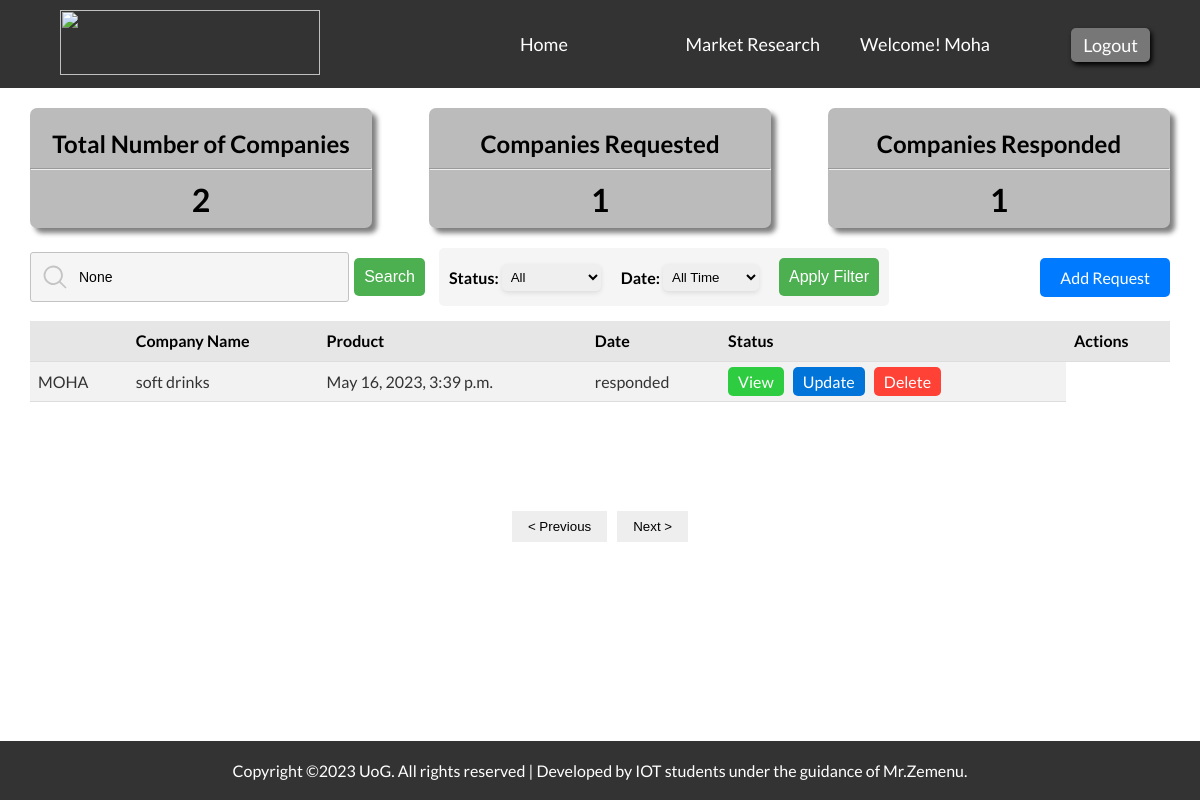
Page /researcher/search (signed in) on the committed database.
### researcher/models.py (models this page shows, shortened)
class Product(models.Model):
    Availability = (
        ('Yes','Yes'),
        ('No','No')
    )
    product_id = models.AutoField(primary_key=True)
    company_name = models.CharField(max_length=100)
    product_name = models.CharField(max_length=100)
    description = models.TextField(blank=True, null=True)
    quantity = models.IntegerField()
    unit = models.ForeignKey(Unit, on_delete=models.CASCADE, blank=True, null=True)
    price = models.DecimalField(max_digits=10, decimal_places=2, blank=True, null=True)
    total = models.DecimalField(max_digits=15, decimal_places=2, blank=True, null=True)
    availability = models.CharField(max_length=100, choices=Availability, blank=True, null=True)
    status = models.CharField(max_length=255, blank=True, null=True)
    remark = models.CharField(max_length=255, blank=True, null=True)
    date = models.DateTimeField(default=datetime.now)

### researcher/views.py (the view)
# urls.py: path('search', views.search, name='search'),
@login_required(login_url='signin')
def search(request):
    today = date.today()
    last_week = today - timedelta(days=7)
    last_month = today - timedelta(days=30)
    last_year = today - timedelta(days=365)
    products = Product.objects.order_by('-date')
    query = request.GET.get('search-input')
    status = request.GET.get('status')
    date_filter = request.GET.get('date')
    if query != '' and query is not None:
        products = products.filter(Q(company_name__icontains=query)).order_by('-date')
    if status != '' and status is not None:
        products = products.filter(Q(status__icontains=status)).order_by('-date')
    else:
        status = 'All'
    if date_filter == 'today':
        products = products.filter(date__date=today)
    elif date_filter == 'yesterday':
        products = products.filter(date__date=today - timedelta(days=1))
    elif date_filter == 'this-week':
        products = products.filter(date__date__gte=last_week)
    elif date_filter == 'last-week':
        products = products.filter(date__date__lt=last_week, date__date__gte=last_week - timedelta(days=7))
    elif date_filter == 'this-month':
        products = products.filter(date__date__gte=last_month)
    elif date_filter == 'last-month':
        products = products.filter(date__date__lt=last_month, date__date__gte=last_month - timedelta(days=30))
    elif date_filter == 'this-year':
        products = products.filter(date__date__year=today.year)
    elif date_filter == 'last-year':
        products = products.filter(date__date__lt=date(today.year, 1, 1), date__date__gte=date(today.year - 1, 1, 1))
    else:
        date_filter = 'All Time'
    company_count = Companie.objects.count()
    requested_count = Product.objects.filter(status='pending').count()
    responded_count = Product.objects.filter(status='responded').count()
    total_requested_count = requested_count + responded_count
    context = {
        'products': products,
        'company_count': company_count,
        'total_requested_count': total_requested_count,
        'responded_count': responded_count,
        'query': query,
        'status': status,
        'date_filter': date_filter
        }
    return render(request, 'market_research.html', context)

### templates/market_research.html (shortened to what this page needs)
{% load static %}
<!DOCTYPE html>
<html lang="en">
  <head>
    <link rel="stylesheet" href="{% static 'css/research.css' %}" />
  </head>
  <body>
    <header>
      <nav>
        <div class="logo">
          <img src="{% static 'img/UoG-Logo.png' %}" alt="" />
        </div>
        <ul>
          <li><a href="/">Home</a></li>
          <li><a href="{% url 'research' %}">Market Research</a></li>
          <li>Welcome! {{request.user.username|capfirst}}</li>
          <li><a href="{% url 'logout' %}">Logout</a></li>
        </ul>
      </nav>
    </header>
    <div class="main-container">
      <div class="display-info">
        <div class="card">
          <h2>Total Number of Companies</h2>
          <hr />
          <h1>{{ company_count }}</h1>
        </div>
        <div class="card">
          <h2>Companies Requested</h2>
          <hr />
          <h1>{{ total_requested_count }}</h1>
        </div>
        <div class="card">
          <h2>Companies Responded</h2>
          <hr />
          <h1>{{ responded_count }}</h1>
        </div>
      </div>
      <form action="{% url 'search' %}" method="get">
        <div class="search-filter-bar">
          <div class="search-container">
            <div class="search-field">
              <svg
                xmlns="http://www.w3.org/2000/svg"
                width="28"
                height="28"
                fill="#c5c4c4"
                viewBox="0 0 256 256"
              >
                <path
                  d="M229.66,218.34l-50.07-50.06a88.11,88.11,0,1,0-11.31,11.31l50.06,50.07a8,8,0,0,0,11.32-11.32ZM40,112a72,72,0,1,1,72,72A72.08,72.08,0,0,1,40,112Z"
                ></path>
              </svg>
              <input
                value="{{query}}"
                name="search-input"
                type="text"
                id="search-input"
                placeholder="Search by company name..."
              />
            </div>
            <button type="submit" id="search-btn">Search</button>
          </div>
          <div class="filter-bar">
            <div class="filter-group">
              <label for="status-filter">Status:</label>
              <select id="status-filter" name="status">
                <option selected disabled value="None">{{status}}</option>
              </select>
            </div>
            <div class="filter-group">
              <label for="date-filter">Date:</label>
              <select id="date-filter" name="date">
                <option selected disabled value="None">{{date_filter}}</option>
              </select>
            </div>
            <button id="apply-filter-btn">Apply Filter</button>
          </div>
          <a href="{% url 'request' %}" class="add-request-btn">Add Request</a>
        </div>
      </form>
      <div class="table-container">
        <table>
          <thead>
            <tr>
              <th></th>
              <th>Company Name</th>
              <th>Product</th>
              <th>Date</th>
              <th>Status</th>
              <th>Actions</th>
            </tr>
          </thead>
          <tbody>
            {% for product in products %}
            <tr>
              <td>{{ product.company_name }}</td>
              <td>{{ product.product_name }}</td>
              <td>{{ product.date|date:"M j, Y, g:i a" }}</td>
              <td>{{ product.status }}</td>
              <td class="actions-btns">
                <a
                  href="{% url 'detail' pk=product.product_id %}"
                  class="view-btn"
                  >View</a
                >
                <a
                  href="{% url 'update' pk=product.product_id %}"
                  class="update-btn"
                  >Update</a
                >
                <a
                  href="{% url 'delete' pk=product.product_id %}"
                  class="delete-btn"
                  >Delete</a
                >
              </td>
            </tr>
            {% endfor %}
          </tbody>
        </table>
      </div>
      <div class="pagination">
        <button class="prev-btn">&lt; Previous</button>
        <button class="next-btn">Next &gt;</button>
      </div>
    </div>
    <footer>
      <p class="my-2">
        Copyright ©2023 UoG. All rights reserved | Developed by IOT students
        under the guidance of Mr.Zemenu.
      </p>
    </footer>
  </body>
</html>

### static/css/research.css (style rules this page uses)
* { margin: 0; padding: 0; box-sizing: border-box; }
body { font-family: "Lato", sans-serif; height: 100%; }
header { background-color: #333; color: #fff; padding: 10px; }
nav { display: flex; align-items: center; gap: 200px; position: relative; }
nav .logo img { margin-left: 50px; width: 260px; height: 65px; }
nav ul { list-style: none; display: flex; justify-content: space-between; width: 300px; height: min-content; }
nav ul li { font-size: 18px; }
nav ul li a { color: #fff; text-decoration: none; }
nav ul li:nth-child(3) { position: absolute; right: 200px; }
nav ul li:nth-child(4) { position: absolute; right: 40px; top: 18px; padding: 6px 12px; background-color: #777777; border-radius: 5px; font-weight: 500; transition: all 0.2s ease-in-out; box-shadow: 2px 3px 5px #000; }
footer { position: absolute; bottom: 0; width: 100vw; background-color: #333; color: #fff; text-align: center; padding: 20px; }
.main-container { width: 95%; margin: 0 auto; margin-top: 20px; }
.display-info { width: 100%; height: 120px; display: flex; align-items: center; justify-content: space-between; margin-bottom: 20px; }
.card { height: 100%; width: 30%; background-color: #bbbbbb; text-align: center; border-radius: 7px; box-shadow: 5px 5px 5px rgba(0, 0, 0, 0.5); transition: all 0.2s ease-in-out; }
.card h2 { height: 50%; display: flex; align-items: center; justify-content: center; transform: translate(0, 5px); transition: all 0.2s ease-in-out; }
.card h1 { margin-top: 10px; }
.search-filter-bar { display: flex; align-items: center; margin-bottom: 15px; gap: 10px; }
.search-container { display: flex; align-items: center; gap: 5px; width: 35%; }
.search-field { border: 1px solid rgb(194, 194, 194); background-color: #f5f5f5; padding: 10px; border-radius: 3px; display: flex; align-items: center; width: 80%; height: 50px; }
#search-input { flex: 1; padding: 10px; font-size: 14px; border: none; background-color: #f5f5f5; }
#search-btn { background-color: #4caf50; color: #fff; padding: 10px; border: none; border-radius: 5px; font-size: 16px; cursor: pointer; transition: all 0.3s ease; }
.filter-bar { display: flex; align-items: center; gap: 20px; padding: 10px; background-color: #f5f5f5; border-radius: 5px; }
.filter-group { display: flex; align-items: center; gap: 3px; }
.filter-group label { font-weight: bold; }
.filter-group select { padding: 5px; border-radius: 5px; border: none; box-shadow: 0 2px 5px rgba(0, 0, 0, 0.1); }
#apply-filter-btn { background-color: #4caf50; color: #fff; padding: 10px; border: none; border-radius: 5px; font-size: 16px; cursor: pointer; transition: all 0.3s ease; }
.add-request-btn { background-color: #007bff; color: #fff; padding: 10px 20px; margin-left: 10px; border: none; border-radius: 5px; font-size: 16px; cursor: pointer; transition: all 0.3s ease; margin-left: auto; text-decoration: none; }
.table-container { display: flex; flex-direction: column; align-items: center; height: 170px; }
table { width: 100%; border-collapse: collapse; }
thead { background-color: #e6e6e6; }
tbody { background-color: #f2f2f2; color: #333333; }
th, td { padding: 8px; text-align: left; border-bottom: 1px solid #ddd; }
tr { height: 40px; }
th { position: sticky; top: 0; }
.delete-btn, .update-btn, .view-btn { padding: 5px 10px; border: none; border-radius: 5px; margin-right: 6px; color: white; text-decoration: none; }
.delete-btn { background-color: #ff4136; text-decoration: none; }
.update-btn { background-color: #0074d9; text-decoration: none; }
.view-btn { background-color: #2ecc40; text-decoration: none; }
.pagination { display: flex; justify-content: center; margin-top: 20px; }
.prev-btn, .next-btn { padding: 8px 16px; background-color: #eee; border: none; cursor: pointer; }

### rows in the picture
Product: company_name "MOHA", product_name "soft drinks", date "May 16, 2023, 3:39 p.m.", status "responded"

### other values in the picture
{{ request.user.username|capfirst }} "Moha"
{{ company_count }} "2"
{{ total_requested_count }} "1"
{{ responded_count }} "1"
form field status "All"
form field date "All Time"
